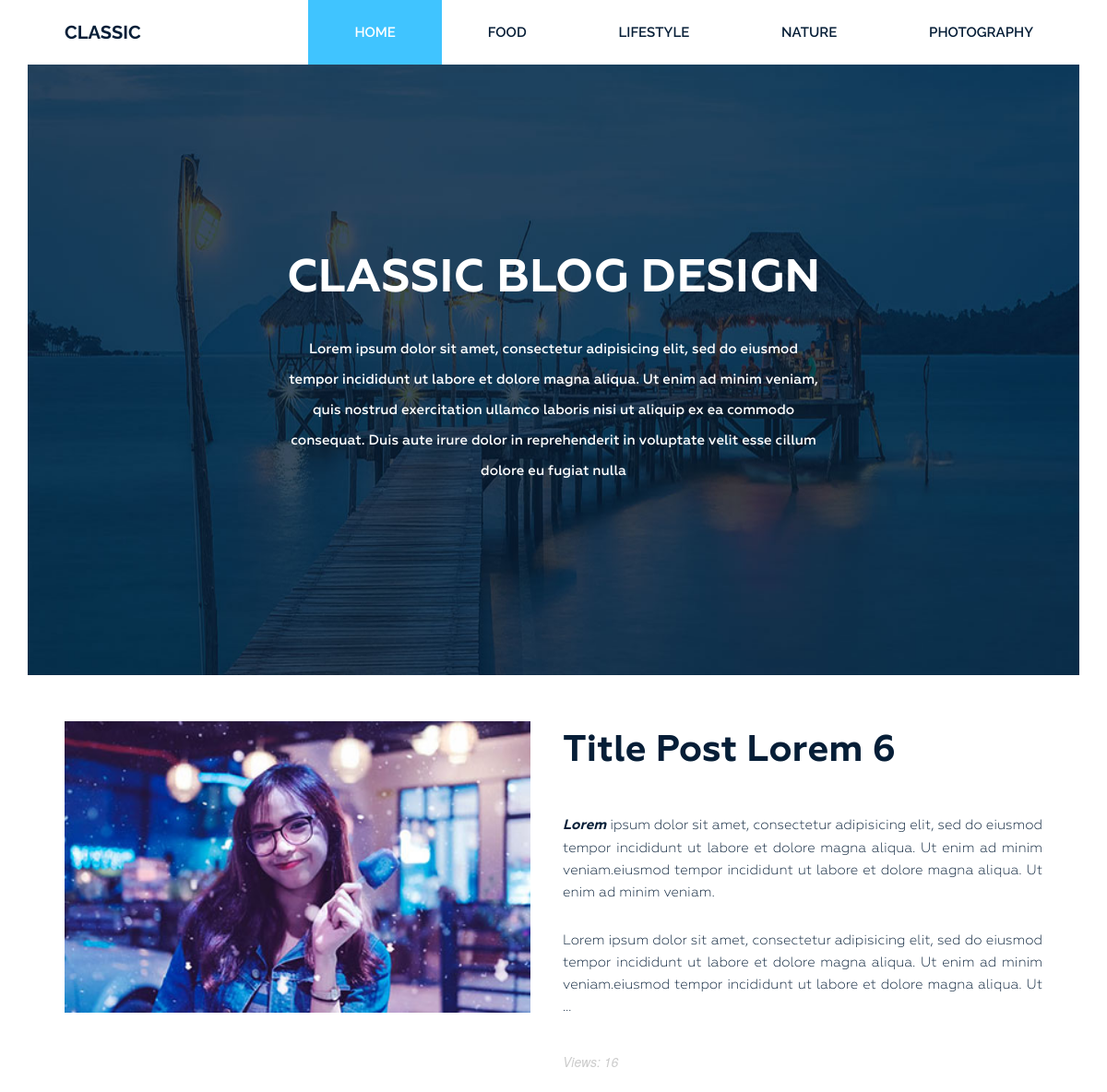
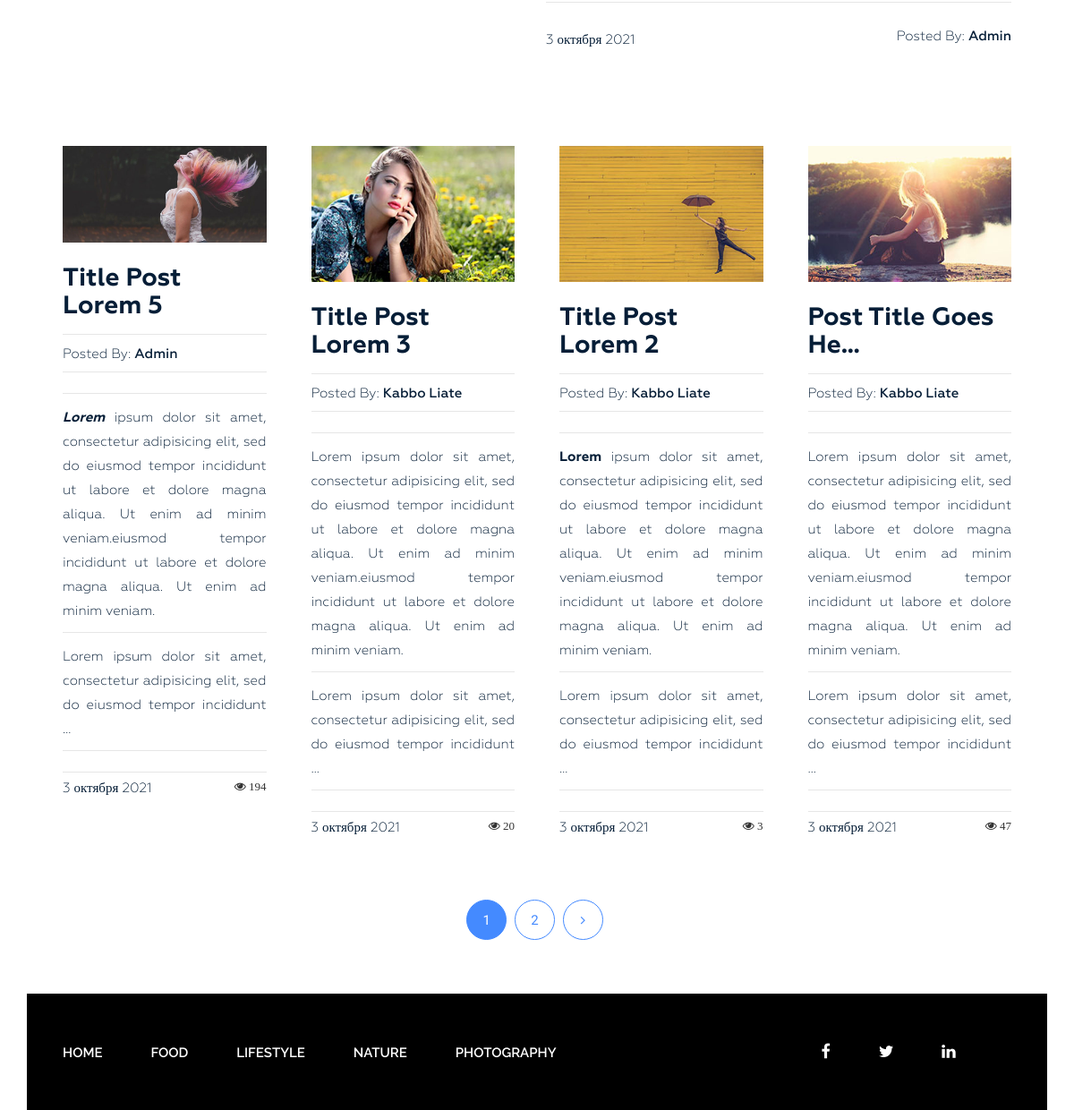
The page / on the database its author committed (2 pictures, top to bottom).
### myblog/models.py (models this page shows, shortened)
class Category(models.Model):
    title = models.CharField(max_length=255, verbose_name='Category')
    slug = models.SlugField(max_length=255, verbose_name='Url', unique=True)
    class Meta:
        verbose_name = 'Category'
        verbose_name_plural = 'Categories'
        ordering = ['title']
    def get_absolute_url(self):
        return reverse(viewname='category', kwargs={'slug': self.slug})

class Post(models.Model):
    title = models.CharField(max_length=255, verbose_name='Title')
    slug = models.SlugField(max_length=255, verbose_name='Url', unique=True)
    author = models.CharField(max_length=100, verbose_name='Author')
    content = models.TextField(blank=True)
    created_at = models.DateTimeField(auto_now_add=True, verbose_name='Created')
    photo = models.ImageField(verbose_name='Photo', upload_to='photos/%Y/%m/%d', blank=True)
    views = models.IntegerField(default=0, verbose_name='Count views')
    category = models.ForeignKey(Category, on_delete=models.PROTECT, related_name='posts')
    tags = models.ManyToManyField(Tags, blank=True, related_name='posts')
    class Meta:
        verbose_name = 'Post'
        verbose_name_plural = 'Posts'
        ordering = ['-created_at']
    def get_absolute_url(self):
        return reverse_lazy(viewname='post', kwargs={'slug': self.slug, 'category': self.category.slug})

### myblog/views.py (the view)
# urls.py: path('', HomeView.as_view(), name='home'),
class HomeView(ListView):
    model = Post
    template_name = 'myblog/home.html'
    paginate_by = 5
    def get_context_data(self, *, object_list=None, **kwargs):
        context = super().get_context_data(**kwargs)
        context['title'] = 'Home'
        context['promo'] = True
        return context

### myblog/templatetags/menu.py (called while the page is built)
@register.simple_tag()
def get_categories():
    return Category.objects.all()

### myblog/templates/myblog/home.html (shortened to what this page needs)
{% extends 'base.html' %}
{% block content %}
  {% if promo %}
    {% include 'inc/promo.html' %}
  {% endif %}
  <section class="blog-post-area">
    <div class="container">
      <div class="row">
      {% if page_obj.paginator.count %}
        <div class="blog-post-area-style">
          {% for point in page_obj|slice:'0:1' %}
            <div class="col-md-12">
              <div class="single-post-big">
                <div class="big-image">
                  {% if point.photo %}
                    <img src="{{ point.photo.url }}" alt="photo">
                  {% endif %}
                </div>
                <div class="big-text">
                  <h3><a href="{{ point.get_absolute_url }}">{{ point.title|title|truncatechars:50 }}</a></h3>
                  <p>{{ point.content|safe|truncatewords_html:70 }}</p>
                  <i style="color: #ccc">Views: {{ point.views }}</i>
                  <h4><span class="date">{{ point.created_at|date:'j E Y' }}</span><span class="author">Posted By: <span
                      class="author-name">{{ point.author }}</span></span>
                  </h4>
                </div>
              </div>
            </div>
          {% endfor %}
          {% for point in page_obj|slice:'1:' %}
            <div class="col-md-3">
              <div class="single-post">
                {% if point.photo %}
                  <img src="{{ point.photo.url }}" alt="photo">
                {% endif %}
                <h3><a href="{{ point.get_absolute_url }}">{{ point.title|title|truncatechars:19 }}</a></h3>
                <h4><span>Posted By: <span class="author-name">{{ point.author }}</span></span>
                </h4>
                <p>{{ point.content|safe|truncatewords_html:50 }}</p>
                <h4 style="display: flex; justify-content: space-between">
                  <span>{{ point.created_at|date:'j E Y' }}</span><i style="font-size: 13px"
                                                                     class="fa fa-eye">  {{ point.views }}</i></h4>
              </div>
            </div>
          {% endfor %}
        </div>
      {% else %}
        <h3 style="text-align: center">Noo posts for this search</h3>
      {% endif %}
      </div>
    </div>
    {% include 'inc/pagination.html' %}
  </section>
{% endblock %}

### templates/inc/__menu_list.html (shortened to what this page needs)
{% load cache %}
{% cache 30 menu %}
  {% load menu %}
  {% get_categories as category %}
  <ul id="menu">
    <li class=""><a href="{% url 'home' %}">Home</a></li>
    {% for item in category %}
      <li><a href="{{ item.get_absolute_url }}">{{ item.title|title }}</a></li>
    {% endfor %}
  </ul>
{% endcache %}

### myblog/static/myblog/style.css (style rules this page uses)
.wrapper header.header .menu ul { float: right; margin: 0; padding: 0; margin-right: 4px; }
.wrapper header.header .menu ul li { display: inline-block; list-style: outside none none; margin: 0 -4px 0 0; }
.wrapper header.header .menu ul li a { color: rgb(6, 30, 55); font-family: "Raleway", sans-serif; font-size: 15px; font-weight: 600; line-height: 70px; padding: 26px 50px; text-decoration: none; text-transform: uppercase; }
.wrapper header.header .menu ul li.active a { background: #40c4ff; color: #fff; }
section.blog-post-area { margin-top: 50px; }
section.blog-post-area .big-image { float: left; width: 50%; padding-right: 35px; }
section.blog-post-area .big-text { float: right; width: 50%; padding-right: 20px; }
section.blog-post-area img { width: 100%; }
section.blog-post-area .big-text h3 { margin: 10px 0 0; }
section.blog-post-area .big-text h3 a { font-family: Geometria; font-weight: 700; font-size: 40px; color: #061e37; text-decoration: none; }
section.blog-post-area .big-text p { color: #061e37; font-family: Geometria; font-size: 15px; font-weight: 400; line-height: 24px; padding-top: 18px; text-align: justify; text-decoration: none; }
section.blog-post-area .big-text h4 { margin-top: 25px; padding-top: 30px; position: relative; }
section.blog-post-area .big-text h4::before { background: #e6e6e6 none repeat scroll 0 0; content: ""; height: 1px; position: absolute; top: 0; width: 100%; }
section.blog-post-area .single-post { padding-right: 20px; margin: 100px 0px 0px; }
section.blog-post-area h4 span { font-family: Geometria; font-weight: 400; font-size: 15px; color: #061e37; text-decoration: none; }
section.blog-post-area .big-text h4 span.author { float: right }
section.blog-post-area h4 span.author-name { font-weight: 500; }
.blog-post-area .single-post h3 a { font-family: Geometria; font-size: 28px; font-weight: 700; text-decoration: none; color: #061e37; }
.blog-post-area .single-post p { color: #061e37; font-family: Geometria; font-size: 15px; font-weight: 400; line-height: 27px; padding-top: 14px; position: relative; text-align: justify; }
.blog-post-area .single-post h4 { margin-bottom: 12px; padding-top: 10px; position: relative; }
.blog-post-area .single-post h4::before { background: #e6e6e6 none repeat scroll 0 0; content: ""; height: 1px; position: absolute; top: 0; width: 100%; }
.blog-post-area .single-post p::before { background: #e6e6e6 none repeat scroll 0 0; content: ""; height: 1px; position: absolute; top: 0; width: 100%; }
.blog-post-area .single-post h3 { margin: 25px 0 15px; }
.blog-post-area .blog-post-area-style { margin: 0 20px 0 40px; }
.wrapper footer.footer .footer-menu ul { line-height: 130px; margin: 0; padding: 0; }
.wrapper footer.footer .footer-menu ul li { display: inline; list-style: outside none none; margin: 0; padding: 30px 0px; }
.wrapper footer.footer .footer-menu ul li a { color: #fff; font-family: "Raleway", sans-serif; font-size: 15px; font-weight: 600; line-height: 70px; margin-left: 40px; padding: 26px 10px 26px 0; text-decoration: none; text-transform: uppercase; }

### rows shown on the page
Category: title "FOOD"
Category: title "LIFESTYLE"
Category: title "NATURE"
Category: title "PHOTOGRAPHY"
Post: photo (picture), title "Title Post Lorem 6", content "Lorem ipsum dolor sit amet, consectetur adipisicing elit, sed do eiusmod tempor incididunt ut labore et dolore magna aliqua. Ut enim ad minim veniam.eiusmod tempor incididunt ut labore et dolore magna aliqua. Ut enim ad minim veniam. Lorem ipsum dolor sit amet, consectetur adipisicing elit, sed do eiusmod tempor incididunt ut labore et dolore magna aliqua. Ut enim ad minim veniam.eiusmod tempor incididunt ut labore et dolore magna aliqua. Ut …", views "16", created_at "3 октября 2021", author "Admin"
Post: photo (picture), title "Title Post Lorem 5", author "Admin", content "Lorem ipsum dolor sit amet, consectetur adipisicing elit, sed do eiusmod tempor incididunt ut labore et dolore magna aliqua. Ut enim ad minim veniam.eiusmod tempor incididunt ut labore et dolore magna aliqua. Ut enim ad minim veniam. Lorem ipsum dolor sit amet, consectetur adipisicing elit, sed do eiusmod tempor incididunt …", created_at "3 октября 2021", views "194"
Post: photo (picture), title "Title Post Lorem 3", author "Kabbo Liate", content "Lorem ipsum dolor sit amet, consectetur adipisicing elit, sed do eiusmod tempor incididunt ut labore et dolore magna aliqua. Ut enim ad minim veniam.eiusmod tempor incididunt ut labore et dolore magna aliqua. Ut enim ad minim veniam. Lorem ipsum dolor sit amet, consectetur adipisicing elit, sed do eiusmod tempor incididunt …", created_at "3 октября 2021", views "20"
Post: photo (picture), title "Title Post Lorem 2", author "Kabbo Liate", content "Lorem ipsum dolor sit amet, consectetur adipisicing elit, sed do eiusmod tempor incididunt ut labore et dolore magna aliqua. Ut enim ad minim veniam.eiusmod tempor incididunt ut labore et dolore magna aliqua. Ut enim ad minim veniam. Lorem ipsum dolor sit amet, consectetur adipisicing elit, sed do eiusmod tempor incididunt …", created_at "3 октября 2021", views "3"
Post: photo (picture), title "Post Title Goes He…", author "Kabbo Liate", content "Lorem ipsum dolor sit amet, consectetur adipisicing elit, sed do eiusmod tempor incididunt ut labore et dolore magna aliqua. Ut enim ad minim veniam.eiusmod tempor incididunt ut labore et dolore magna aliqua. Ut enim ad minim veniam. Lorem ipsum dolor sit amet, consectetur adipisicing elit, sed do eiusmod tempor incididunt …", created_at "3 октября 2021", views "47"

### other values the page prints
{{ p }} "1"
{{ p }} "2"
